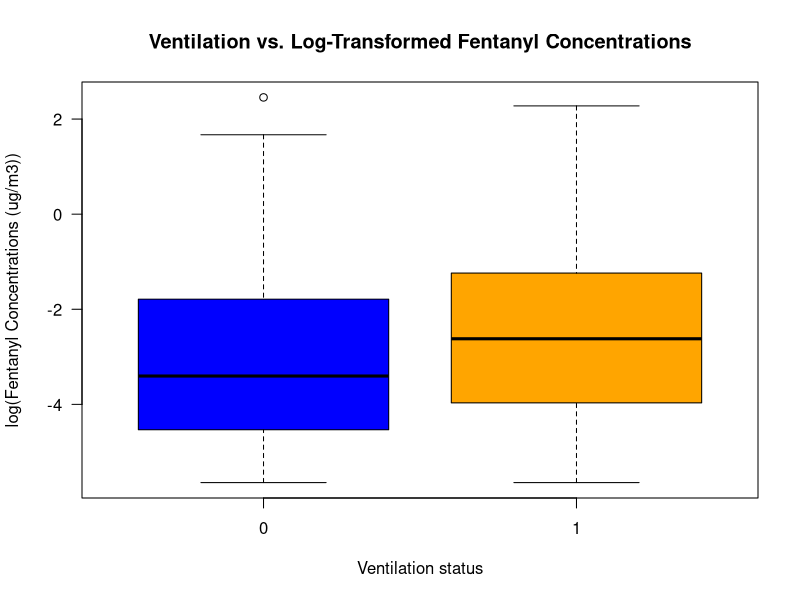
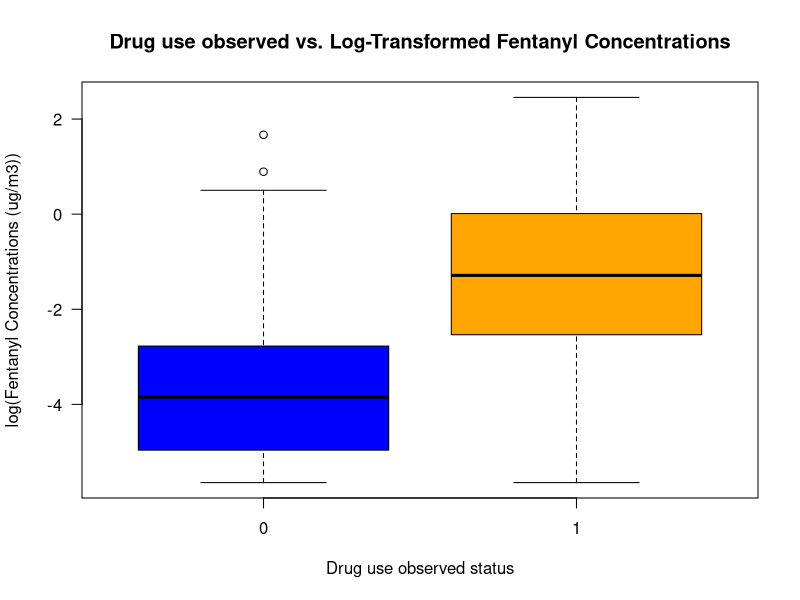

Source code (R) for these figures, in order:
##############################################
# This script reads, explores, and manipulates the
# PM2.5 data for SPPH567.
##############################################


### read the fentanyl data
fentanyldata <- read.csv(file = "Data/fentdatanewLOD.csv",
                             header = T,
                             stringsAsFactors = F)

### create a fentanyl concentration variable in the dataframe
fentanyldata$logFent <- log(fentanyldata$Fentanyl_Concentration_ug_m3_TWA)

### convert Ventilation to type factor

fentanyldata$Ventilation <- factor(fentanyldata$Ventilation,
                       levels = c(0,1))

### convert Drug_Use_Observed to type factor
fentanyldata$Drug_Use_Observed <- factor(fentanyldata$Drug_Use_Observed,
                         levels = c(0, 1))

### make a boxplot of log-transformed Fentanyl concentrations vs. Ventilation

boxplot(fentanyldata$logFent ~ fentanyldata$Ventilation,
        ylab = "log(Fentanyl Concentrations (ug/m3))",
        xlab = "Ventilation status",
        main = "Ventilation vs. Log-Transformed Fentanyl Concentrations",
        col = c("blue", "orange"),
        las = 1)

boxplot(fentanyldata$logFent ~ fentanyldata$Drug_Use_Observed,
        ylab = "log(Fentanyl Concentrations (ug/m3))",
        xlab = "Drug use observed status",
        main = "Drug use observed vs. Log-Transformed Fentanyl Concentrations",
        col = c("blue", "orange"),
        las = 1)

### run a t-test and Welch's test on the log-transformed PM2.5
### concentrations vs. wind

t.test(fentanyldata$logFent ~ fentanyldata$Ventilation, var.equal = T)
t.test(fentanyldata$logFent ~ fentanyldata$Ventilation, var.equal = F)

t.test(fentanyldata$logFent ~ fentanyldata$Drug_Use_Observed, var.equal = T)
t.test(fentanyldata$logFent ~ fentanyldata$Drug_Use_Observed, var.equal = F)

### run a linear regression model with the log-transformed data
lm.ventilation <- lm(fentanyldata$logFent ~ fentanyldata$Ventilation)

lm.Drug_Use <- lm(fentanyldata$logFent ~ fentanyldata$Drug_Use_Observed)
